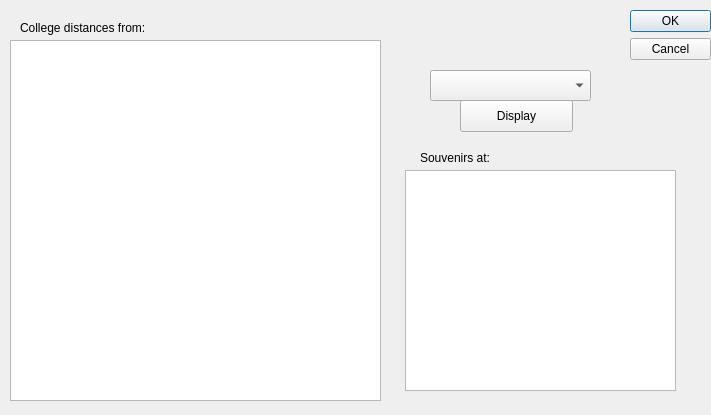
<?xml version="1.0" encoding="UTF-8"?>
<ui version="4.0">
 <class>display</class>
 <widget class="QDialog" name="display">
  <property name="geometry">
   <rect>
    <x>0</x>
    <y>0</y>
    <width>711</width>
    <height>415</height>
   </rect>
  </property>
  <property name="windowTitle">
   <string>Dialog</string>
  </property>
  <widget class="QDialogButtonBox" name="buttonBox">
   <property name="geometry">
    <rect>
     <x>630</x>
     <y>10</y>
     <width>81</width>
     <height>61</height>
    </rect>
   </property>
   <property name="orientation">
    <enum>Qt::Vertical</enum>
   </property>
   <property name="standardButtons">
    <set>QDialogButtonBox::Cancel|QDialogButtonBox::Ok</set>
   </property>
  </widget>
  <widget class="QTableView" name="tableView">
   <property name="geometry">
    <rect>
     <x>10</x>
     <y>40</y>
     <width>371</width>
     <height>361</height>
    </rect>
   </property>
  </widget>
  <widget class="QComboBox" name="comboBox">
   <property name="geometry">
    <rect>
     <x>430</x>
     <y>70</y>
     <width>161</width>
     <height>31</height>
    </rect>
   </property>
  </widget>
  <widget class="QPushButton" name="pushButton">
   <property name="geometry">
    <rect>
     <x>460</x>
     <y>100</y>
     <width>113</width>
     <height>32</height>
    </rect>
   </property>
   <property name="text">
    <string>Display</string>
   </property>
  </widget>
  <widget class="QTableView" name="tableView_2">
   <property name="geometry">
    <rect>
     <x>405</x>
     <y>170</y>
     <width>271</width>
     <height>221</height>
    </rect>
   </property>
  </widget>
  <widget class="QLabel" name="label">
   <property name="geometry">
    <rect>
     <x>420</x>
     <y>150</y>
     <width>221</width>
     <height>16</height>
    </rect>
   </property>
   <property name="text">
    <string>Souvenirs at:</string>
   </property>
  </widget>
  <widget class="QLabel" name="collegeLabel">
   <property name="geometry">
    <rect>
     <x>20</x>
     <y>20</y>
     <width>331</width>
     <height>16</height>
    </rect>
   </property>
   <property name="text">
    <string>College distances from:</string>
   </property>
  </widget>
 </widget>
 <resources/>
 <connections>
  <connection>
   <sender>buttonBox</sender>
   <signal>accepted()</signal>
   <receiver>display</receiver>
   <slot>accept()</slot>
   <hints>
    <hint type="sourcelabel">
     <x>248</x>
     <y>254</y>
    </hint>
    <hint type="destinationlabel">
     <x>157</x>
     <y>274</y>
    </hint>
   </hints>
  </connection>
  <connection>
   <sender>buttonBox</sender>
   <signal>rejected()</signal>
   <receiver>display</receiver>
   <slot>reject()</slot>
   <hints>
    <hint type="sourcelabel">
     <x>316</x>
     <y>260</y>
    </hint>
    <hint type="destinationlabel">
     <x>286</x>
     <y>274</y>
    </hint>
   </hints>
  </connection>
 </connections>
</ui>
